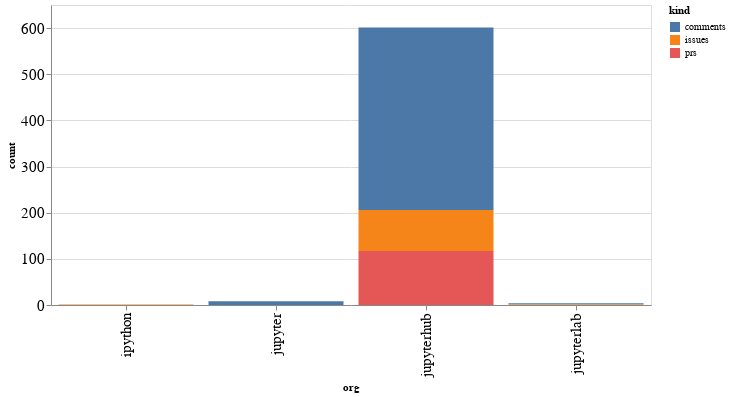

The notebook cell this image was saved under:
### Code cell
alt.Chart(org_summaries, width=600).mark_bar().encode(
    x='org',
    y='count',
    color='kind',
    tooltip="org"
)

### Figure 1 — Vega-Lite specification as saved in the notebook (floating-point values rounded to 4 significant figures)
{"config": {"axisLeft": {"labelFontSize": 15}, "axisBottom": {"labelFontSize": 15}}, "data": {"name": "data-ffe8c422e1081eacccba91edb11f999d"}, "mark": "bar", "encoding": {"color": {"type": "nominal", "field": "kind"}, "tooltip": {"type": "nominal", "field": "org"}, "x": {"type": "nominal", "field": "org"}, "y": {"type": "quantitative", "field": "count"}}, "width": 600, "$schema": "https://vega.github.io/schema/vega-lite/v4.8.1.json", "datasets": {"data-ffe8c422e1081eacccba91edb11f999d": [{"org": "ipython", "kind": "issues", "count": 1}, {"org": "jupyter", "kind": "comments", "count": 8}, {"org": "jupyterhub", "kind": "comments", "count": 395}, {"org": "jupyterhub", "kind": "issues", "count": 89}, {"org": "jupyterhub", "kind": "prs", "count": 117}, {"org": "jupyterlab", "kind": "comments", "count": 3}, {"org": "jupyterlab", "kind": "issues", "count": 1}]}}
